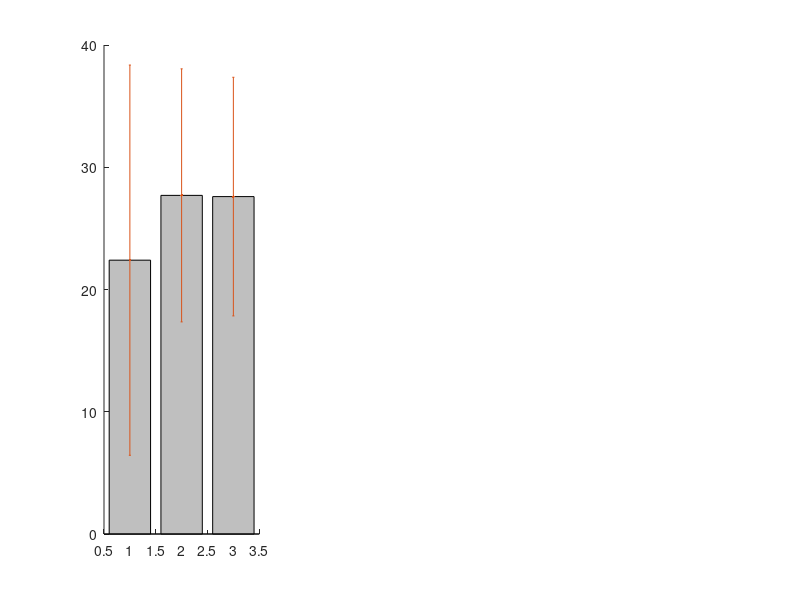

Write the MATLAB code that produced this figure. (Note: this script raises an error after producing the figure.)
figure(1)
method = {'low-dose PET';'U-Net';'GAN'};
% PSNR
mean = [22.4, 27.7, 27.6]; 
std = [15.96, 10.35, 9.76]; 
subplot(1,3,1)
hold on
bar(mean,0.8,'FaceColor',[0.75,0.75,0.75])
errorbar(mean, std, '.','Color',[0,0,0])
set(gca, 'XTick',1:3, 'XTickLabel',method, 'TickLabelInterpreter','none',...
    'FontSize',5.5,'YLim', [5 40])
title('PSNR')

% SSIM
mean = [0.86,0.93,0.93]; 
std = [0.008, 0.0028,0.0030]; 
subplot(1,3,2)
hold on
bar(mean,0.8,'FaceColor',[0.75,0.75,0.75])
errorbar(mean, std, '.','Color',[0,0,0])
set(gca, 'XTick',1:3, 'XTickLabel',method, 'TickLabelInterpreter','none',...
    'FontSize',5.5,'YLim', [0.84 0.94])
title('SSIM')

% RMSE
mean = [0.55,0.34,0.35]; 
std = [0.052,0.056,0.060]; 
subplot(1,3,3)
hold on
bar(mean,0.8,'FaceColor',[0.75,0.75,0.75])
errorbar(mean, std, '.','Color',[0,0,0])
set(gca, 'XTick',1:3, 'XTickLabel',method, 'TickLabelInterpreter','none',...
    'FontSize',5.5,'YLim', [0.25 0.65])
title('RMSE')

figure(2)
method = {'standard-dose PET';'U-Net';'GAN'};
% FBM
mean = [0.086,0.066,0.085]; 
std = [0.0072,0.0034,0.0068]; 
subplot(1,3,1)
hold on
bar(mean,0.8,'FaceColor',[0.75,0.75,0.75])
errorbar(mean, std, '.','Color',[0,0,0])
set(gca, 'XTick',1:3, 'XTickLabel',method, 'TickLabelInterpreter','none',...
    'FontSize',5.5,'YLim', [0.06 0.095])
title('FBM')

% EBM
mean = [0.0169,0.0158,0.0164]; 
std = [2.0311e-05,3.5869e-05,2.2957e-05]; 
subplot(1,3,2)
hold on
bar(mean,0.8,'FaceColor',[0.75,0.75,0.75])
errorbar(mean, std, '.','Color',[0,0,0])
set(gca, 'XTick',1:3, 'XTickLabel',method, 'TickLabelInterpreter','none',...
    'FontSize',5.5,'YLim', [0.015 0.017])
title('EBM')

% subplot(1,3,3)
% hold on
% bar(mean,0.8,'FaceColor',[0.75,0.75,0.75])
% errorbar(mean, std, '.','Color',[0,0,0])
% set(gca, 'XTick',1:3, 'XTickLabel',method, 'TickLabelInterpreter','none',...
%     'FontSize',5.5,'YLim', [0.015 0.017])
% title('EBM')


